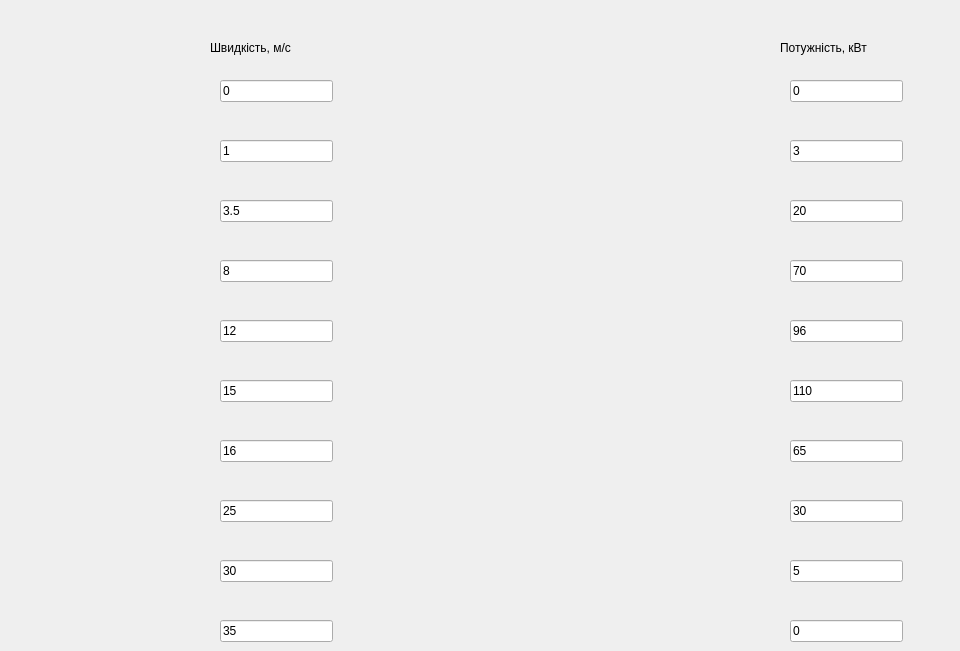
        <widget class="QWidget" name="tab_22">
         <attribute name="title">
          <string>             Таблиця енергетичної залежності             </string>
         </attribute>
         <widget class="QLineEdit" name="lab4_speed6">
          <property name="geometry">
           <rect>
            <x>220</x>
            <y>380</y>
            <width>113</width>
            <height>22</height>
           </rect>
          </property>
          <property name="text">
           <string>15</string>
          </property>
         </widget>
         <widget class="QLineEdit" name="lab4_force1">
          <property name="geometry">
           <rect>
            <x>790</x>
            <y>80</y>
            <width>113</width>
            <height>22</height>
           </rect>
          </property>
          <property name="text">
           <string>0</string>
          </property>
         </widget>
         <widget class="QLineEdit" name="lab4_speed4">
          <property name="geometry">
           <rect>
            <x>220</x>
            <y>260</y>
            <width>113</width>
            <height>22</height>
           </rect>
          </property>
          <property name="text">
           <string>8</string>
          </property>
         </widget>
         <widget class="QLineEdit" name="lab4_force4">
          <property name="geometry">
           <rect>
            <x>790</x>
            <y>260</y>
            <width>113</width>
            <height>22</height>
           </rect>
          </property>
          <property name="text">
           <string>70</string>
          </property>
         </widget>
         <widget class="QLineEdit" name="lab4_force2">
          <property name="geometry">
           <rect>
            <x>790</x>
            <y>140</y>
            <width>113</width>
            <height>22</height>
           </rect>
          </property>
          <property name="text">
           <string>3</string>
          </property>
         </widget>
         <widget class="QLineEdit" name="lab4_speed2">
          <property name="geometry">
           <rect>
            <x>220</x>
            <y>140</y>
            <width>113</width>
            <height>22</height>
           </rect>
          </property>
          <property name="text">
           <string>1</string>
          </property>
         </widget>
         <widget class="QLineEdit" name="lab4_force6">
          <property name="geometry">
           <rect>
            <x>790</x>
            <y>380</y>
            <width>113</width>
            <height>22</height>
           </rect>
          </property>
          <property name="text">
           <string>110</string>
          </property>
         </widget>
         <widget class="QLineEdit" name="lab4_force3">
          <property name="geometry">
           <rect>
            <x>790</x>
            <y>200</y>
            <width>113</width>
            <height>22</height>
           </rect>
          </property>
          <property name="text">
           <string>20</string>
          </property>
         </widget>
         <widget class="QLineEdit" name="lab4_speed5">
          <property name="geometry">
           <rect>
            <x>220</x>
            <y>320</y>
            <width>113</width>
            <height>22</height>
           </rect>
          </property>
          <property name="text">
           <string>12</string>
          </property>
         </widget>
         <widget class="QLineEdit" name="lab4_speed1">
          <property name="geometry">
           <rect>
            <x>220</x>
            <y>80</y>
            <width>113</width>
            <height>22</height>
           </rect>
          </property>
          <property name="text">
           <string>0</string>
          </property>
         </widget>
         <widget class="QLineEdit" name="lab4_force5">
          <property name="geometry">
           <rect>
            <x>790</x>
            <y>320</y>
            <width>113</width>
            <height>22</height>
           </rect>
          </property>
          <property name="text">
           <string>96</string>
          </property>
         </widget>
         <widget class="QLineEdit" name="lab4_speed3">
          <property name="geometry">
           <rect>
            <x>220</x>
            <y>200</y>
            <width>113</width>
            <height>22</height>
           </rect>
          </property>
          <property name="text">
           <string>3.5</string>
          </property>
         </widget>
         <widget class="QLabel" name="label_4">
          <property name="geometry">
           <rect>
            <x>210</x>
            <y>40</y>
            <width>171</width>
            <height>16</height>
           </rect>
          </property>
          <property name="text">
           <string>Швидкість, м/с</string>
          </property>
         </widget>
         <widget class="QLabel" name="label_5">
          <property name="geometry">
           <rect>
            <x>780</x>
            <y>40</y>
            <width>171</width>
            <height>16</height>
           </rect>
          </property>
          <property name="text">
           <string>Потужність, кВт</string>
          </property>
         </widget>
         <widget class="QLineEdit" name="lab4_force8">
          <property name="geometry">
           <rect>
            <x>790</x>
            <y>500</y>
            <width>113</width>
            <height>22</height>
           </rect>
          </property>
          <property name="text">
           <string>30</string>
          </property>
         </widget>
         <widget class="QLineEdit" name="lab4_speed9">
          <property name="geometry">
           <rect>
            <x>220</x>
            <y>560</y>
            <width>113</width>
            <height>22</height>
           </rect>
          </property>
          <property name="text">
           <string>30</string>
          </property>
         </widget>
         <widget class="QLineEdit" name="lab4_force7">
          <property name="geometry">
           <rect>
            <x>790</x>
            <y>440</y>
            <width>113</width>
            <height>22</height>
           </rect>
          </property>
          <property name="text">
           <string>65</string>
          </property>
         </widget>
         <widget class="QLineEdit" name="lab4_speed8">
          <property name="geometry">
           <rect>
            <x>220</x>
            <y>500</y>
            <width>113</width>
            <height>22</height>
           </rect>
          </property>
          <property name="text">
           <string>25</string>
          </property>
         </widget>
         <widget class="QLineEdit" name="lab4_speed10">
          <property name="geometry">
           <rect>
            <x>220</x>
            <y>620</y>
            <width>113</width>
            <height>22</height>
           </rect>
          </property>
          <property name="text">
           <string>35</string>
          </property>
         </widget>
         <widget class="QLineEdit" name="lab4_speed7">
          <property name="geometry">
           <rect>
            <x>220</x>
            <y>440</y>
            <width>113</width>
            <height>22</height>
           </rect>
          </property>
          <property name="text">
           <string>16</string>
          </property>
         </widget>
         <widget class="QLineEdit" name="lab4_force9">
          <property name="geometry">
           <rect>
            <x>790</x>
            <y>560</y>
            <width>113</width>
            <height>22</height>
           </rect>
          </property>
          <property name="text">
           <string>5</string>
          </property>
         </widget>
         <widget class="QLineEdit" name="lab4_force10">
          <property name="geometry">
           <rect>
            <x>790</x>
            <y>620</y>
            <width>113</width>
            <height>22</height>
           </rect>
          </property>
          <property name="text">
           <string>0</string>
          </property>
         </widget>
        </widget>
